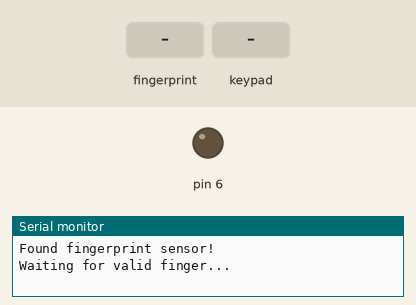
The sketch below on a simulated Arduino Uno, built with avr-gcc and run on an emulated ATmega328P. On the bench: output pins drawn as LEDs (lit = HIGH), the last lines printed to the serial monitor. The test bench sets the inputs (shaded band).

Above: at 2.2 s.
2.3 s: finger stored as number 1 placed on the sensor
At 3.6 s:
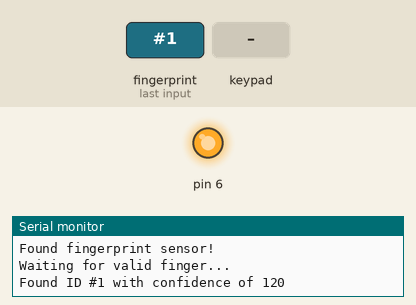
5.3 s: key '1' pressed
8.3 s: keypad keys 1 2 3 4 # pressed 0.522 s apart
13.9 s: key '*' pressed
Timing chart, 0 to 16.9 s (numbered marks = the images above; inputs shaded):
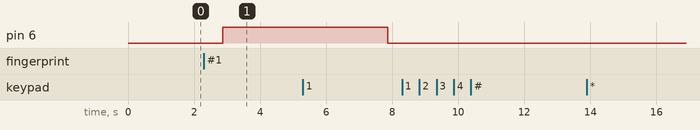

Measured:
- after the input at 2.3 s, pin 6: LOW → HIGH after 0.57 s

The sketch:

uno_lock.ino
```cpp
#include <SoftwareSerial.h>
#include <Adafruit_Fingerprint.h>
#include <Wire.h>
#include <Keypad.h>
#include <Password.h>
#include <ArduinoJson.h>

StaticJsonDocument<200> doc;
char msg[100];

uint8_t i = 0;    // Variable used for counter
int attempts = 0; // Attempts is used to store the number of wrong attempts
boolean unlocked = false;

const byte ROWS = 4; // Four rows
const byte COLS = 3; // Three columns

// Keypad pinmap
char keys[ROWS][COLS] = {
  { '1','2','3' },
  { '4','5','6' },
  { '7','8','9' },
  { '*','0','#' }
};
// Initializing pins for keypad
byte rowPins[ROWS] = {13, 12, 11, 10};  //R1,R2,R3,R4
byte colPins[COLS] = {9, 8, 7};         //C1,C2,C3

// Create instance for keypad
Keypad keypad = Keypad( makeKeymap(keys), rowPins, colPins, ROWS, COLS );
SoftwareSerial unoSerial(2, 3); //Fingerprint pins (RX,TX)
SoftwareSerial espSerial(4, 5);

// Fingerprint
Adafruit_Fingerprint finger = Adafruit_Fingerprint(&unoSerial);
Password password = Password("1234");

void setup(){
  // Add an event listener for this keypad
  keypad.addEventListener(keypadEvent);
  keypad.setDebounceTime(100);

  pinMode(6,OUTPUT);

  // Set the data rate
  Serial.begin(9600);
  espSerial.begin(9600);
  finger.begin(57600);

  if (finger.verifyPassword())
  {
    Serial.println("Found fingerprint sensor!");
  }
  else
  {
    Serial.println("Did not find fingerprint sensor!");
    while (1);
  }
  Serial.println("Waiting for valid finger...");
}

int getFingerprintIDez()
{
  if((finger.getImage() | finger.image2Tz() | finger.fingerFastSearch() ) != FINGERPRINT_OK)
  {
    return -1;
  }
  else {
    // Found a match!
    unlocked = true;

    doc["STATUS"] = "Unlocked";
    doc["METHOD"] = "FingerPrint";
    doc["PASS"]   = "ID " + String(finger.fingerID);
    serializeJson(doc, msg);
    espSerial.println(msg);

    Serial.print("Found ID #");
    Serial.print(finger.fingerID);
    Serial.print(" with confidence of ");
    Serial.println(finger.confidence);

    return finger.fingerID;
  }
}

void keypadEvent(KeypadEvent KEYS)
{
  switch (keypad.getState())
  {
  case PRESSED:
    Serial.print("Pressed: ");
    Serial.println(KEYS);
    i++;
    switch (KEYS)
    {
    case '#':
      guessPassword();
      break;
    default:
      password.append(KEYS);
    }
  }
}

void guessPassword()
{
  if (password.evaluate())
  {
    Serial.println("VALID PASSWORD ");
    unlocked = true;

    doc["STATUS"] = "Unlocked";
    doc["PASS"]   = "Valid";
    doc["METHOD"] = "Keypad";
    serializeJson(doc, msg);
    espSerial.println(msg);

    i=0;
    password.reset(); // Resets password after CORRECT entry
  }
  else
  {
    attempts = attempts + 1;
    if(attempts >= 3)
    {
      doc["STATUS"] = "Lockout";
      doc["PASS"]   = "Invalid";
      serializeJson(doc, msg);
      espSerial.println(msg);
      Serial.println("LOCKOUT 10S");

      delay(30000); //Delay 10s and finally set attempts equal to zero
      attempts = 0;
    }

    Serial.println("INVALID PASSWORD ");
    doc["STATUS"] = "Locked";
    doc["PASS"] = "Invalid";
    serializeJson(doc, msg);
    espSerial.println(msg);

    i=0;
    password.reset(); // Resets password after INCORRECT entry
  }
}

void PasswordIsValid()
{
  digitalWrite(6, HIGH);
  delay(5000);
  digitalWrite(6, LOW);

  unlocked = false;

  doc["STATUS"] = "Locked";
  doc["METHOD"] = "Auto";
  doc["PASS"]   = "Empty";
  serializeJson(doc, msg);
  espSerial.println(msg);
}

void loop()
{
  // Storing keys
  char KEYS = keypad.getKey();
  getFingerprintIDez();

  // Check to see if either the finger or password is valid
  if(unlocked) PasswordIsValid();
}
```
